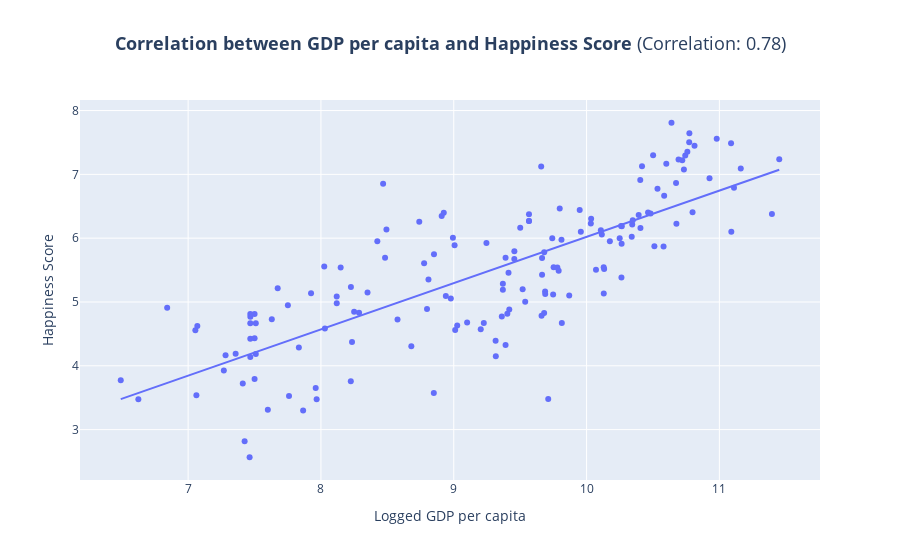

This figure's notebook cell:
### Markdown cell above
This graph shows the correlations between different statistics of a country and how happy people are in that country. As you can see in this graph: logged GDP per capita, has the highest correlation with happiness. Which leads to a conclusion that wealth does give the most happiness.

### Code cell
import pandas as pd
import plotly.express as px
import numpy as np

# Load the dataset
file_path = 'databases/merged_dataset2_updated.csv'
data = pd.read_csv(file_path)

# Calculate the correlation between Ladder score and Logged GDP per capita
correlation = data['Happiness Score 2020'].corr(data['Logged GDP per capita'])

# Calculate the mean GDP per capita and happiness score
mean_gdp = np.mean(data['Logged GDP per capita'])
mean_score = np.mean(data['Happiness Score 2020'])

# Create a scatter plot with tooltips and a mean line
fig = px.scatter(data, x='Logged GDP per capita', y='Happiness Score 2020', hover_name='Country',
                 title=f'<b>Correlation between GDP per capita and Happiness Score</b> (Correlation: {correlation:.2f})',
                 trendline='ols')  # Ordinary Least Squares (OLS) trendline for mean

# Update layout for aesthetics
fig.update_layout(
    title_x=0.5,  # Center title
    title_font_size=18,  # Increase title font size
    yaxis_title='Happiness Score',  # Label y-axis
    showlegend=False  # Hide legend for cleaner look
)

# Show the plot
fig.show()

### Figure 1 — Plotly figure (JSON) as saved in the notebook; plotly's stock layout.template omitted (floating-point values rounded to 4 significant figures; data arrays with more than 128 entries replaced by an {"elided": "..."} marker saying what was removed)
{"data": [{"hovertemplate": "<b>%{hovertext}</b><br><br>Logged GDP per capita=%{x}<br>Happiness Score 2020=%{y}<extra></extra>", "hovertext": {"elided": "193 str values"}, "legendgroup": "", "marker": {"color": "#636efa", "symbol": "circle"}, "mode": "markers", "name": "", "orientation": "v", "showlegend": false, "type": "scatter", "x": {"elided": "193 float values"}, "xaxis": "x", "y": {"elided": "193 float values"}, "yaxis": "y"}, {"hovertemplate": "<b>OLS trendline</b><br>Happiness Score 2020 = 0.724586 * Logged GDP per capita + -1.22583<br>R<sup>2</sup>=0.604955<br><br>Logged GDP per capita=%{x}<br>Happiness Score 2020=%{y} <b>(trend)</b><extra></extra>", "legendgroup": "", "marker": {"color": "#636efa", "symbol": "circle"}, "mode": "lines", "name": "", "showlegend": false, "type": "scatter", "x": {"elided": "154 float values"}, "xaxis": "x", "y": {"elided": "154 float values"}, "yaxis": "y"}], "layout": {"legend": {"tracegroupgap": 0}, "showlegend": false, "title": {"font": {"size": 18}, "text": "<b>Correlation between GDP per capita and Happiness Score</b> (Correlation: 0.78)", "x": 0.5}, "xaxis": {"anchor": "y", "domain": [0, 1], "title": {"text": "Logged GDP per capita"}}, "yaxis": {"anchor": "x", "domain": [0, 1], "title": {"text": "Happiness Score"}}}}
